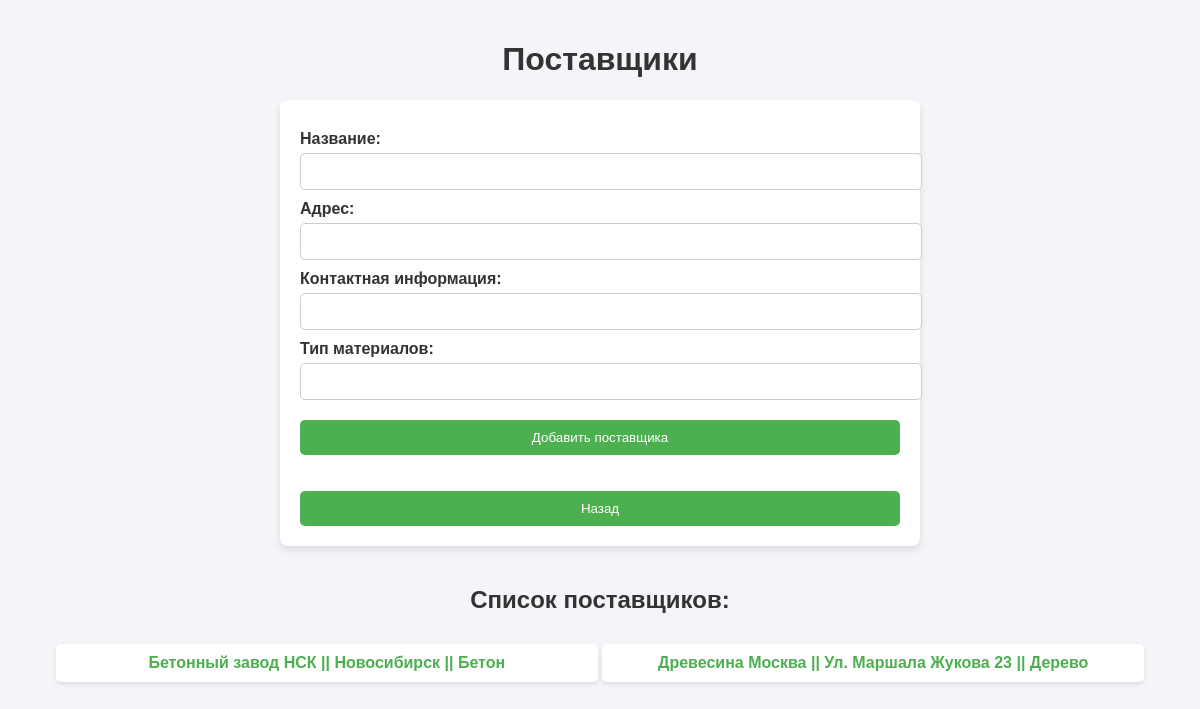
Screenshot of /suppliers (signed in) with the database file from the repository.
### tables this page shows
CREATE TABLE suppliers (
                id INTEGER PRIMARY KEY AUTOINCREMENT,
                name TEXT NOT NULL,
                address TEXT,
                contact_info TEXT,
                type_of_materials TEXT
            );

### main.py (the view, shortened to what this page needs)
@app.route("/suppliers", methods=["GET", "POST"])
@login_required
def manage_suppliers():
    suppliers = SupplierGateway.get_all_suppliers()
    return render_template("manage_suppliers.html", suppliers=suppliers)

### data.py (called while the page is built)
    @classmethod
    def find_by_id(cls, user_id):
        with sqlite3.connect(DB_PATH) as conn:
            cursor = conn.execute("SELECT id, username, password, desc FROM users WHERE id = ?", (user_id,))
            row = cursor.fetchone()
            if row:
                return cls(*row)
        return None

    @classmethod
    def all(cls):
        with sqlite3.connect(DB_PATH) as conn:
            cursor = conn.execute(f"SELECT * FROM {cls._table_name}")
            return [cls(*row) for row in cursor.fetchall()]

### gateway.py (called while the page is built)
    @staticmethod
    def get_all_suppliers():
        return Supplier.all()

    @staticmethod
    def find_by_id(user_id):
        return User.find_by_id(user_id)

### main.py (called while the page is built)
@login_manager.user_loader
def load_user(user_id):
    return UserGateway.find_by_id(user_id)  # Убедитесь, что метод `find_by_id` существует в классе `User`.

### templates/manage_suppliers.html (shortened to what this page needs)
<!DOCTYPE html>
<html lang="ru">
<head>
</head>
<body>
<h1>Поставщики</h1>
<div class="form-container">
    <form method="POST">
        <label for="name">Название:</label>
        <input type="text" id="name" name="name" required>
        <label for="address">Адрес:</label>
        <input type="text" id="address" name="address" required>
        <label for="contact_info">Контактная информация:</label>
        <input type="text" id="contact_info" name="contact_info" required>
        <label for="type_of_materials">Тип материалов:</label>
        <input type="text" id="type_of_materials" name="type_of_materials" required>
        <button type="submit">Добавить поставщика</button>
    </form>
        <button type="submit" onclick="window.location.href='{{ url_for('index') }}'">Назад</button>
</div>
<h2>Список поставщиков:</h2>
<ul class="supplier-list">
    {% for supplier in suppliers %}
    <li>
        <a href="{{ url_for('manage_supplier', supplier_id=supplier.id) }}">{{ supplier.name }} || {{ supplier.contact_info }} || {{ supplier.address }}</a>
    </li>
    {% endfor %}
</ul>
</body>
</html>

### templates/manage_suppliers.html (style rules this page uses)
body { font-family: Arial, sans-serif; margin: 0; padding: 20px; background-color: #f4f4f9; }
h1 { color: #333; text-align: center; }
.form-container { background-color: #fff; padding: 20px; border-radius: 8px; box-shadow: 0 4px 8px rgba(0, 0, 0, 0.1); max-width: 600px; margin: 0 auto; }
.form-container label { display: block; margin-top: 10px; font-weight: bold; color: #333; }
.form-container input { width: 100%; padding: 10px; margin-top: 5px; border: 1px solid #ccc; border-radius: 5px; }
.form-container button { background-color: #4CAF50; color: white; padding: 10px 20px; border: none; border-radius: 5px; cursor: pointer; margin-top: 20px; width: 100%; }
h2 { color: #333; margin-top: 40px; text-align: center; }
.supplier-list { list-style-type: none; padding: 0; text-align: center; }
.supplier-list li { background-color: #fff; margin: 10px 0; padding: 10px; border-radius: 5px; box-shadow: 0 2px 4px rgba(0, 0, 0, 0.1); display: inline-block; width: 45%; margin-bottom: 20px; }
.supplier-list a { color: #4CAF50; text-decoration: none; font-weight: bold; }

### rows the page displays
suppliers: name "Бетонный завод НСК", contact_info "Новосибирск", address "Бетон"
suppliers: name "Древесина Москва", contact_info "Ул. Маршала Жукова 23", address "Дерево"
